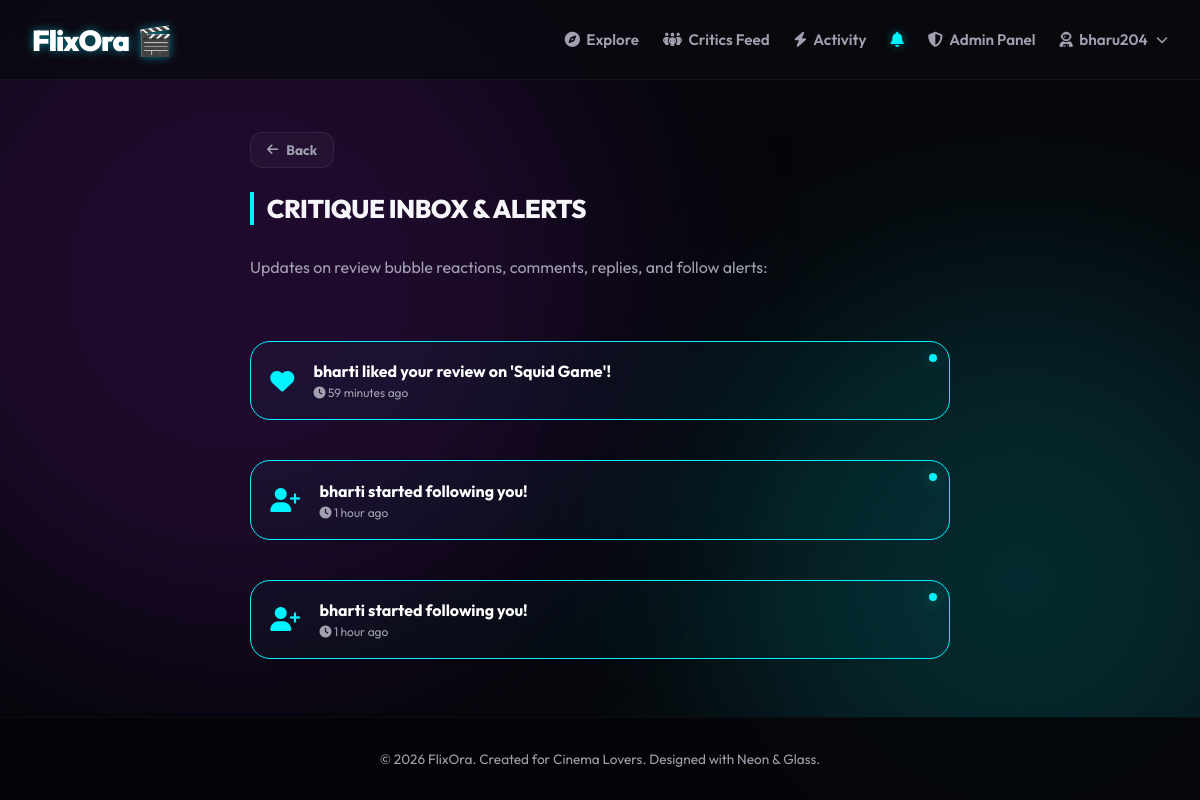
/notifications/ (signed in), run on the app's committed database.
### userapp/models.py (models this page shows, shortened)
class Notification(models.Model):
    user = models.ForeignKey(User, on_delete=models.CASCADE, related_name='notifications')
    message = models.CharField(max_length=500)
    is_read = models.BooleanField(default=False)
    created_at = models.DateTimeField(auto_now_add=True)
    class Meta:
        db_table = 'movies_notification'

### userapp/views.py (the view)
# urls.py: path('notifications/', views.notifications_view, name='notifications'),
@login_required
def notifications_view(request):
    notifications_qs = Notification.objects.filter(user=request.user).order_by('-created_at')
    notifications_list = list(notifications_qs)
    notifications_qs.filter(is_read=False).update(is_read=True)
    return render(request, 'user/notifications.html', {
        'notifications': notifications_list
    })

### userapp/models.py (called while the page is built)
    @property
    def unread_notifications_count(self):
        return self.user.notifications.filter(is_read=False).count()

### templates/user/notifications.html (shortened to what this page needs)
{% extends 'base.html' %}
{% load static %}
{% block content %}
<div style="max-width: 700px; margin: 0 auto;">
    <a href="{% url 'dashboard' %}" class="btn-back">
        <i class="fa-solid fa-arrow-left"></i> Back
    </a>
    <h2 class="section-title" style="border-left-color: var(--neon-cyan); margin-bottom: 2rem;">
        Critique Inbox & Alerts
    </h2>
    <p style="color: var(--text-dim); margin-bottom: 2.5rem;">Updates on review bubble reactions, comments, replies, and follow alerts:</p>
    <div style="display: flex; flex-direction: column; gap: 1rem;">
        {% for notif in notifications %}
        {% if not notif.is_read %}
        <div class="rating-action-card unread-notif" style="display: flex; align-items: center; gap: 1.2rem; border-color: var(--neon-cyan); background: rgba(0, 243, 255, 0.03); padding: 1.2rem; position: relative;">
            <div style="position: absolute; top: 12px; right: 12px; width: 8px; height: 8px; border-radius: 50%; background: var(--neon-cyan); box-shadow: var(--glow-cyan);"></div>
            <div style="font-size: 1.5rem; color: var(--neon-cyan);">
                {% if "liked" in notif.message %}
                    <i class="fa-solid fa-heart"></i>
                {% elif "commented" in notif.message or "replied" in notif.message %}
                    <i class="fa-solid fa-comment-dots"></i>
                {% elif "following" in notif.message %}
                    <i class="fa-solid fa-user-plus"></i>
                {% else %}
                    <i class="fa-solid fa-bell"></i>
                {% endif %}
            </div>
            <div style="flex: 1;">
                <p style="margin: 0; font-size: 1rem; color: #fff; font-weight: 700;">
                    {{ notif.message }}
                </p>
                <span style="display: block; font-size: 0.75rem; color: var(--text-dim); margin-top: 0.25rem;"><i class="fa-solid fa-clock"></i> {{ notif.created_at|timesince }} ago</span>
            </div>
        </div>
        {% endif %}
        {% endfor %}
    </div>
</div>
{% endblock %}

### templates/base.html (shortened to what this page needs)
{% load static %}
<!DOCTYPE html>
<html lang="en">
<head>
    <link rel="stylesheet" href="https://cdnjs.cloudflare.com/ajax/libs/font-awesome/6.4.0/css/all.min.css">
    <link rel="stylesheet" href="{% static 'css/style.css' %}?v=4.8">
</head>
<body>
    <div class="glow-bg glow-purple"></div>
    <div class="glow-bg glow-cyan"></div>
    {% block navbar %}
    <nav class="navbar">
        <div class="nav-container">
            <a href="{% url 'dashboard' %}" class="brand-logo">
                FlixOra <span class="logo-neon">🎬</span>
            </a>
            <div class="nav-links" id="navLinks">
                {% if user.is_authenticated %}
                    {% if user.is_staff or user.is_superuser %}
                        {% if '/admin/' in request.path or request.resolver_match.url_name == 'admin_dashboard' or request.resolver_match.url_name == 'add_movie' or request.resolver_match.url_name == 'edit_movie' or request.resolver_match.url_name == 'delete_movie' %}
                            <a href="{% url 'dashboard' %}" class="nav-link">
                                <i class="fa-solid fa-globe"></i> Visit Site
                            </a>
                            <a href="{% url 'admin_dashboard' %}" class="nav-link {% if request.resolver_match.url_name == 'admin_dashboard' %}active{% endif %}">
                                <i class="fa-solid fa-shield-halved"></i> Admin Panel
                            </a>
                        {% else %}
                            <a href="{% url 'dashboard' %}" class="nav-link {% if request.resolver_match.url_name == 'dashboard' %}active{% endif %}">
                                <i class="fa-solid fa-compass"></i> Explore
                            </a>
                            <a href="{% url 'following_feed' %}" class="nav-link {% if request.resolver_match.url_name == 'following_feed' %}active{% endif %}">
                                <i class="fa-solid fa-people-group"></i> Critics Feed
                            </a>
                            <a href="{% url 'activity_feed' %}" class="nav-link {% if request.resolver_match.url_name == 'activity_feed' %}active{% endif %}">
                                <i class="fa-solid fa-bolt"></i> Activity
                            </a>
                            <a href="{% url 'notifications' %}" class="nav-link notification-bell {% if request.resolver_match.url_name == 'notifications' %}active{% endif %}" style="position: relative;">
                                <i class="fa-solid fa-bell"></i>
                            </a>
                            <a href="{% url 'admin_dashboard' %}" class="nav-link {% if request.resolver_match.url_name == 'admin_dashboard' %}active{% endif %}">
                                <i class="fa-solid fa-shield-halved"></i> Admin Panel
                            </a>
                        {% endif %}
                    {% endif %}
                    <div class="profile-dropdown" id="profileDropdown">
                        <a href="#" class="nav-link dropdown-toggle" id="dropdownToggle">
                            <i class="fa-solid fa-user-astronaut"></i> {{ user.username }} <i class="fa-solid fa-chevron-down" style="font-size: 0.75rem; margin-left: 2px;"></i>
                        </a>
                    </div>
                {% else %}
                    <a href="{% url 'login' %}" class="nav-link {% if request.resolver_match.url_name == 'login' %}active{% endif %}">Login</a>
                    <a href="{% url 'register' %}" class="btn-neon">Register</a>
                {% endif %}
            </div>
        </div>
    </nav>
    {% endblock %}
    <main class="main-content">
        {% block content %}{% endblock %}
    </main>
    <footer class="footer">
        <p>&copy; 2026 FlixOra. Created for Cinema Lovers. Designed with Neon & Glass.</p>
    </footer>
</body>
</html>

### static/css/style.css (style rules this page uses)
:root { --bg-main: #06060a; --bg-card: rgba(18, 18, 26, 0.7); --bg-glass: rgba(10, 10, 15, 0.75); --border-glass: rgba(255, 255, 255, 0.08); --neon-purple: #b026ff; --neon-cyan: #00f3ff; --neon-pink: #ff007f; --neon-green: #39ff14; --neon-yellow: #fffb00; --text-main: #f5f5fa; --text-dim: #a0a0b0; --glow-purple: 0 0 15px rgba(176, 38, 255, 0.4); --glow-cyan: 0 0 15px rgba(0, 243, 255, 0.4); --glow-pink: 0 0 15px rgba(255, 0, 127, 0.4); --glow-green: 0 0 15px rgba(57, 255, 20, 0.4); }
* { margin: 0; padding: 0; box-sizing: border-box; }
body { background-color: var(--bg-main); color: var(--text-main); font-family: 'Outfit', sans-serif; min-height: 100vh; display: flex; flex-direction: column; overflow-x: hidden; }
.glow-bg { position: fixed; border-radius: 50%; filter: blur(120px); z-index: -1; pointer-events: none; opacity: 0.15; }
.glow-purple { top: -10%; left: -10%; width: 60vw; height: 60vw; background: var(--neon-purple); }
.glow-cyan { bottom: -10%; right: -10%; width: 50vw; height: 50vw; background: var(--neon-cyan); }
.navbar { position: fixed; top: 0; left: 0; width: 100%; height: 80px; background: var(--bg-glass); backdrop-filter: blur(15px); -webkit-backdrop-filter: blur(15px); border-b: 1px solid var(--border-glass); z-index: 1000; border-bottom: 1px solid rgba(255, 255, 255, 0.05); }
.nav-container { max-width: 1400px; height: 100%; margin: 0 auto; padding: 0 2rem; display: flex; align-items: center; justify-content: space-between; }
.brand-logo { font-family: 'Outfit', sans-serif; font-weight: 900; font-size: 1.8rem; letter-spacing: -1px; color: #fff; text-decoration: none; text-shadow: 0 0 10px rgba(0, 243, 255, 0.5); display: flex; align-items: center; gap: 0.5rem; }
.logo-neon { animation: rotate 4s linear infinite; }
.nav-links { display: flex; align-items: center; gap: 1.5rem; }
.nav-link { color: var(--text-dim); text-decoration: none; font-weight: 600; font-size: 0.95rem; transition: all 0.3s ease; display: flex; align-items: center; gap: 0.4rem; }
.nav-link:hover, .nav-link.active { color: var(--neon-cyan); text-shadow: 0 0 10px rgba(0, 243, 255, 0.4); }
.main-content { margin-top: 100px; padding: 2rem; flex: 1; max-width: 1400px; width: 100%; margin-left: auto; margin-right: auto; }
.footer { text-align: center; padding: 2rem; background: rgba(5, 5, 8, 0.9); border-top: 1px solid rgba(255, 255, 255, 0.03); color: var(--text-dim); font-size: 0.85rem; }
.section-title { font-size: 1.6rem; font-weight: 800; text-transform: uppercase; letter-spacing: -0.5px; border-left: 4px solid var(--neon-purple); padding-left: 0.8rem; }
.rating-action-card { background: var(--bg-card); border: 1px solid var(--border-glass); border-radius: 20px; padding: 1.5rem; margin-top: 1.5rem; }
.profile-dropdown { position: relative; display: inline-block; }
.profile-dropdown .dropdown-toggle { cursor: pointer; }
.btn-back { display: inline-flex; align-items: center; gap: 8px; color: var(--text-dim); text-decoration: none; font-size: 0.85rem; font-weight: 700; margin-bottom: 1.5rem; padding: 0.5rem 1rem; background: rgba(255, 255, 255, 0.03); border: 1px solid rgba(255, 255, 255, 0.08); border-radius: 12px; transition: all 0.2s cubic-bezier(0.175, 0.885, 0.32, 1.275); }
.btn-back i { font-size: 0.8rem; transition: transform 0.2s ease; }

### data on the page
Notification: message "bharti liked your review on 'Squid Game'!", created_at "59 minutes"
Notification: message "bharti started following you!", created_at "1 hour"
Notification: message "bharti started following you!", created_at "1 hour"

### other printed values
{{ user.username }} "bharu204"
